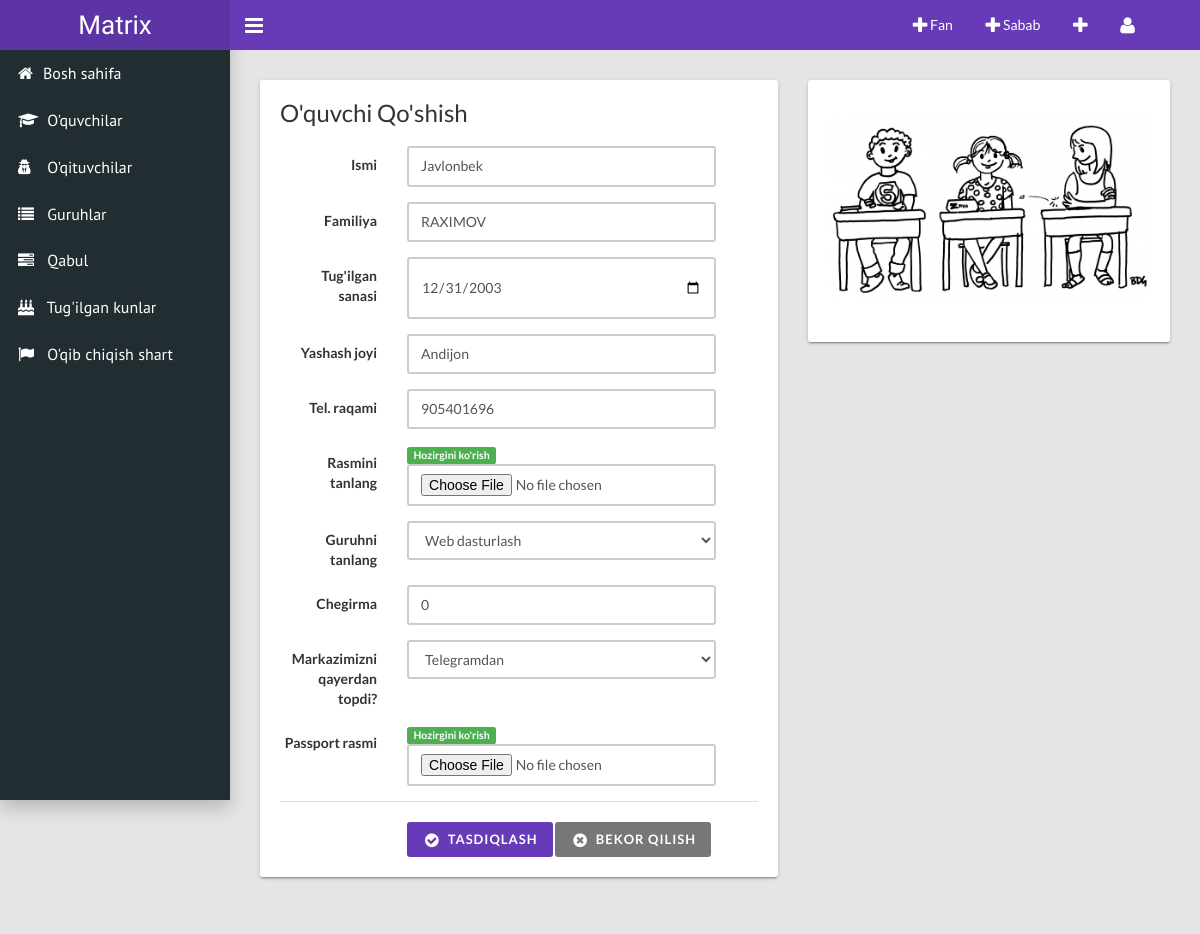
The app's page /update_student/1 with its own data.
### main/models.py (models this page shows, shortened)
class Student(models.Model):
    own = models.ForeignKey(User, related_name="students", on_delete=models.CASCADE, blank=True, null=True)
    group = models.ForeignKey(Group, related_name="student", on_delete=models.CASCADE, blank=True, null=True)
    name = models.CharField("Ismi", max_length=150)
    surname = models.CharField("Familiyasi", max_length=150)
    brith = models.CharField("Tug'ulgan sanasi", max_length=50)
    image = models.ImageField("O'quvchi rasmi", upload_to='student_img/', blank=True, null=True)
    password_img = models.ImageField("Pasort rasmi", upload_to='students_passport', blank=True)
    tel_num = models.CharField("Telefon raqami", max_length=50, blank=True)
    place = models.CharField("Yashash manzili", max_length=50)
    price = models.PositiveIntegerField("Chegirma",default=0)
    countsub = models.PositiveIntegerField("Bir oydagi darslar soni",default=0)
    allprice = models.PositiveIntegerField("Jami to'lov",default=0)
    called = models.BooleanField("called/not called",default=False)
    camewith = models.ForeignKey(CameWith, related_name="students", blank=True, on_delete=models.PROTECT)

### main/views.py (the view)
# urls.py: path("update_student/<pk>", StudentUpdateView.as_view(), name="update_student"),
class StudentUpdateView(UpdateView):
    model = Student
    form_class = CreateStudentForm
    success_url = '/students/'
    template_name = "update_student.html"

### main/forms.py
class CreateStudentForm(forms.ModelForm):
    class Meta:
        model = Student
        fields = ['group','name','surname','brith','image','tel_num','place','price','camewith','password_img']

### main/context_pro.py (called while the page is built)
def students(request):
    context = {
        'teachers':Teacher.objects.all(),
        'student':Student.objects.all(),
    }
    return context

### main/models.py (called while the page is built)
    def __str__(self):
        return self.name

    def __str__(self):
        if self.active == True:
            return self.name
        else:
            return f"{self.name} (Qabuldagi guruh)"

### templates/update_student.html (shortened to what this page needs)
{% extends 'wrapper.html' %}
{% load static %}
{% block content %}
<div class="content-wrapper">
<div class="row">
    <div class="col-md-7">
        <form method="POST" class="form-horizontal" enctype="multipart/form-data">{% csrf_token %}
            <div class="card">
                <h3 class="card-title">O'quvchi Qo'shish</h3>
                <div class="card-body">
                    <div class="form-group">
                        <label class="control-label col-md-3">Ismi</label>
                        <div class="col-md-8">
                            <input value="{{form.name.value}}" name="name" class="form-control" type="text" placeholder="Ismini yozing">
                        </div>
                    </div>
                    <div class="form-group">
                        <label class="control-label col-md-3">Familiya</label>
                        <div class="col-md-8">
                            <input value="{{form.surname.value}}" name="surname" class="form-control col-md-8" type="text" placeholder="Familiyasini yozing">
                        </div>
                    </div>
                    <div class="form-group">
                        <label class="control-label col-md-3">Tug'ilgan sanasi</label>
                        <div class="col-md-8">
                            <input value="{{form.brith.value}}" name="brith" class="form-control col-md-8" type="date" placeholder="Familiyasini yozing">
                        </div>
                    </div>
                    <div class="form-group">
                        <label class="control-label col-md-3">Yashash joyi</label>
                        <div class="col-md-8">
                            <input value="{{form.place.value}}" name="place" class="form-control" placeholder="Yashash manzilini yozing">
                        </div>
                    </div>
                    <div class="form-group">
                        <label class="control-label col-md-3">Tel. raqami</label>
                        <div class="col-md-8">
                            <input value="{{form.tel_num.value}}" name="tel_num" class="form-control col-md-8" type="number" placeholder="99 999 99 99">
                        </div>
                    </div>
                    <div class="form-group">
                        <label class="control-label col-md-3">Rasmini tanlang</label>
                        <div class="col-md-8">
                            {% if form.image.value %}
                            <a href="{{form.image.value.url}}" class="label label-success">Hozirgini ko'rish</a>
                            {% endif %}
                            <input value="" name="image" class="form-control" type="file">
                        </div>
                    </div>
                    <div class="form-group">
                        <label class="control-label col-md-3">Guruhni tanlang</label>
                        <div class="col-md-8">
                            {{form.group}}
                        </div>
                    </div>
                    <div class="form-group">
                        <label class="control-label col-md-3">Chegirma</label>
                        <div class="col-md-8">
                            <input value="{{form.price.value}}" name="price" class="form-control col-md-8" type="number" placeholder="Chegirma pulini yozing">
                        </div>
                    </div>
                    <div class="form-group">
                        <label class="control-label col-md-3">Markazimizni qayerdan topdi?</label>
                        <div class="col-md-8">
                            {{form.camewith}}
                        </div>
                    </div>
                    <div class="form-group">
                        <label class="control-label col-md-3">Passport rasmi</label>
                        <div class="col-md-8">
                            {% if form.image.value %}
                            <a href="{{form.password_img.value.url}}" class="label label-success">Hozirgini ko'rish</a>
                            {% endif %}
                            <input name="password_img" class="form-control" type="file">
                        </div>
                    </div>
                </div>
                <div class="card-footer">
                    <div class="row">
                        <div class="col-md-8 col-md-offset-3">
                            <button class="btn btn-primary icon-btn" type="submit"><i class="fa fa-fw fa-lg fa-check-circle"></i>Tasdiqlash</button>
                            <a class="btn btn-default icon-btn" href="{% url 'main:home' %}"><i class="fa fa-fw fa-lg fa-times-circle"></i>Bekor qilish</a>
                        </div>
                    </div>
                </div>
            </div>
        </form>
    </div>
    <div class="col-md-5">
        <img style="width: 100%;" class="card" src="/static/images/student.jpg" alt="">
    </div>
</div>
</div>
{% endblock content %}

### records on screen
Student: name "Javlonbek", surname "RAXIMOV", brith "12/31/2003", place "Andijon", tel_num "905401696", group "Web dasturlash", camewith "Telegramdan"
